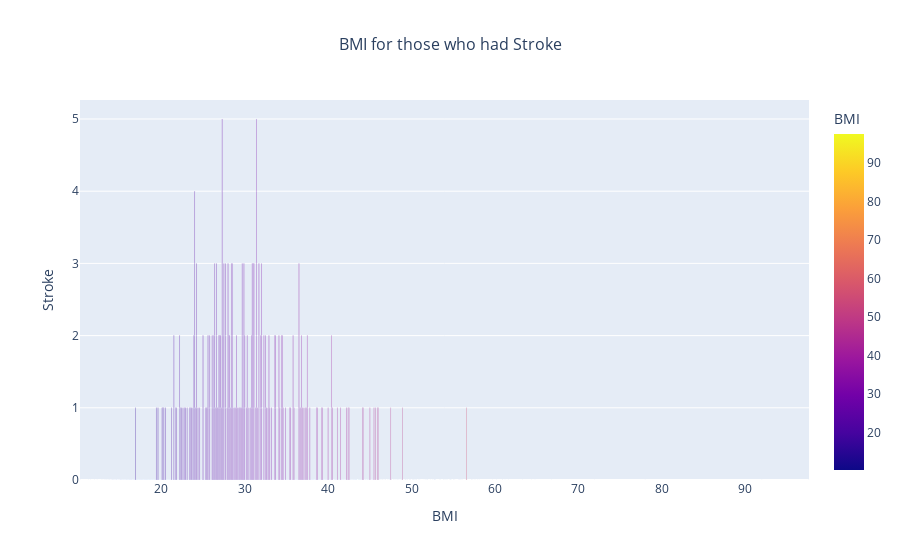

The notebook cell saved with this chart:
### Code cell
import plotly.express as px

bmi_df_order = stroke_df.sort_values(by=["stroke","bmi"])

figBMI = px.bar(bmi_df_order, x="bmi", y="stroke", color="bmi",
             labels={"bmi":"BMI", "stroke":"Stroke"},
             title="BMI for those who had Stroke").update_layout(title_font_size=16, title_x=0.5)

figBMI.show()

### Figure 1 — Plotly figure (JSON) as saved in the notebook; plotly's stock layout.template omitted (floating-point values rounded to 4 significant figures; data arrays with more than 128 entries replaced by an {"elided": "..."} marker saying what was removed)
{"data": [{"alignmentgroup": "True", "hovertemplate": "BMI=%{marker.color}<br>Stroke=%{y}<extra></extra>", "legendgroup": "", "marker": {"color": {"elided": "4909 float values"}, "coloraxis": "coloraxis", "pattern": {"shape": ""}}, "name": "", "offsetgroup": "", "orientation": "v", "showlegend": false, "textposition": "auto", "type": "bar", "x": {"elided": "4909 float values"}, "xaxis": "x", "y": {"elided": "4909 int values"}, "yaxis": "y"}], "layout": {"barmode": "relative", "coloraxis": {"colorbar": {"title": {"text": "BMI"}}, "colorscale": [[0, "#0d0887"], [0.1111, "#46039f"], [0.2222, "#7201a8"], [0.3333, "#9c179e"], [0.4444, "#bd3786"], [0.5556, "#d8576b"], [0.6667, "#ed7953"], [0.7778, "#fb9f3a"], [0.8889, "#fdca26"], [1, "#f0f921"]]}, "legend": {"tracegroupgap": 0}, "title": {"font": {"size": 16}, "text": "BMI for those who had Stroke", "x": 0.5}, "xaxis": {"anchor": "y", "domain": [0, 1], "title": {"text": "BMI"}}, "yaxis": {"anchor": "x", "domain": [0, 1], "title": {"text": "Stroke"}}}}
